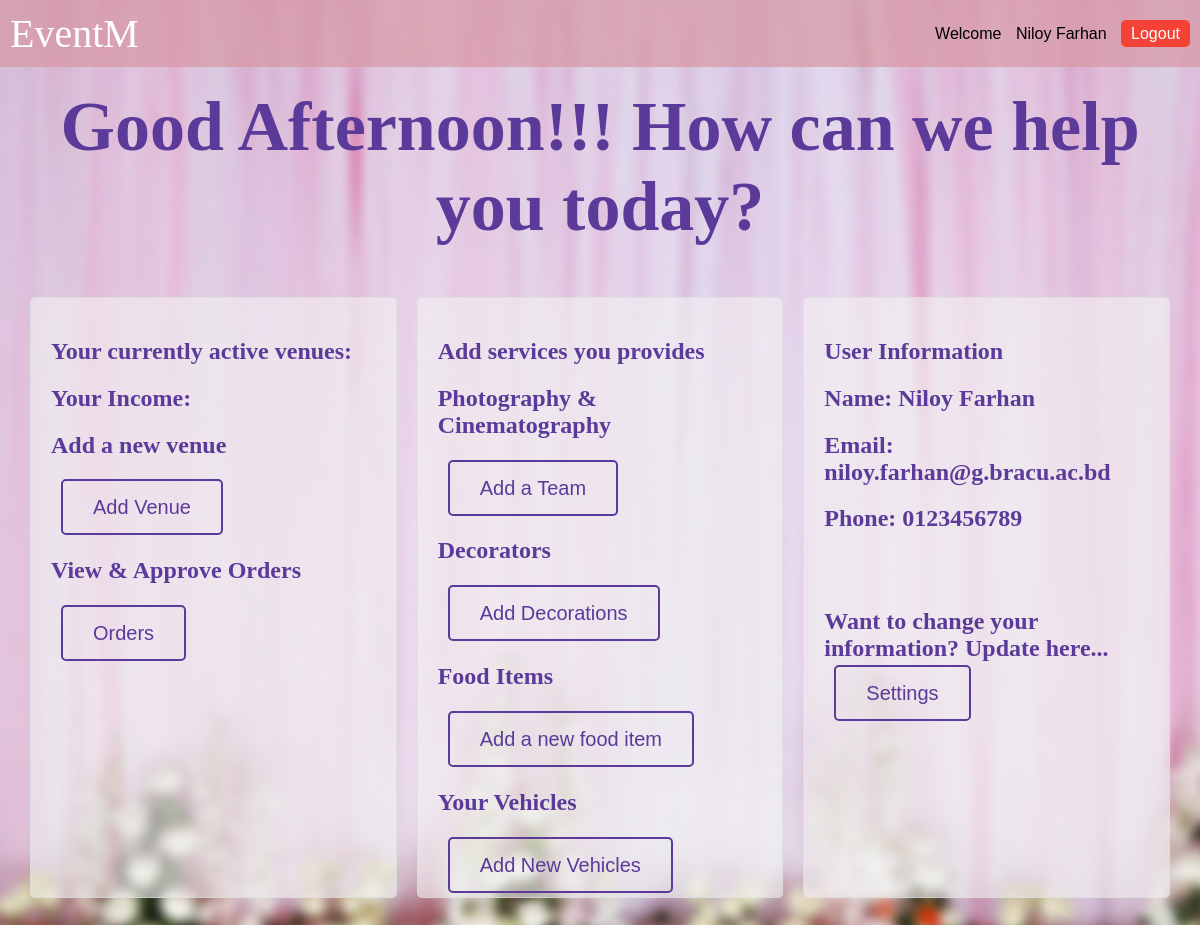
The page /odashboard.php (signed in) on the database its author committed.
### tables this page shows
CREATE TABLE `member` (
  `id` int(9) NOT NULL,
  `name` varchar(128) NOT NULL,
  `username` varchar(128) NOT NULL,
  `nid` int(16) DEFAULT NULL,
  `dob` date DEFAULT NULL,
  `email` varchar(128) NOT NULL,
  `password` varchar(128) NOT NULL,
  `contact` varchar(20) NOT NULL,
  `usertype` varchar(10) NOT NULL
);

### load_data.php (called while the page is built, shortened)
<?php
include("includes/connection.php");
$uname = $_SESSION['user'];
$query = "SELECT * FROM member WHERE username ='$uname'";
$res = mysqli_query($connect,$query);
$data = mysqli_fetch_array($res);
$name = $data[1];
$email = $data[5];
$phone = $data[7];
$currentTime = date('H:i:s');
if ($currentTime >= '06:00:00' && $currentTime < '12:00:00') {
    $welcome = 'Good Morning!';
} elseif ($currentTime >= '12:00:00' && $currentTime < '18:00:00') {
    $welcome = 'Good Afternoon!';
} else {
    $welcome = 'Good Evening!';
}
?>

### odashboard.php (the view, shortened to what this page needs)
<?php
include("load_data.php");
?>
<!DOCTYPE html>
<html lang="en">
<head>
</head>
<body background = 'img\eventM.jpg  '>
    <div class="top-bar">
    <div class =" eventm" align = 'left'> EventM </div>
    <div class="user-info">
            <span>Welcome</span>
            <span> <?php echo $name ?></span>
            <a href = 'logout.php' class="logout-btn"> Logout </a>
    </div>
    </div>
    <h2 align = center> <div class ="motto" > <?php echo $welcome ?>!! How can we help you today? </div> </h2>
    <div class="dashboard">
        <div class="info-panel">
            <h2>Your currently active venues:</h2>
            <h2>Your Income: </h2>
            <h2>Add a new venue</h2>
            <br>
            <a href="venuecreate.php" class="btn btn-login button2"> Add Venue</a>
            <br>
            <br>
            <h2> View & Approve Orders </h2>
            <br>
            <a href="venuebook.php" class="btn btn-login button2"> Orders</a>
        </div>
        <div class="info-panel">
            <h2> Add services you provides</h2>
            <h2> Photography & Cinematography </h2>
            <br>
            <a href="photography_create.php" class="btn btn-login button2">Add a Team</a>
            <br>
            <br>
            <h2> Decorators </h2>
            <br>
            <a href="decorator_create.php" class="btn btn-login button2">Add Decorations</a>
            <br>
            <br>
            <h2> Food Items </h2>
            <br>
            <a href="food_create.php" class="btn btn-login button2">Add a new food item</a>
            <br>
            <br>
            <h2> Your Vehicles </h2>
            <br>
            <a href="car_add.php" class="btn btn-login button2"> Add New Vehicles</a>
        </div>
        <div class="info-panel">
            <h2> User Information </h2>
            <h2> Name: <?php echo $name ?> </h2>
            <h2> Email: <?php echo $email ?> </h2>
            <h2> Phone: <?php echo $phone ?></h2>
            <br>
            <br>
            <h2>Want to change your information? Update here...</h2>
            <a href="settings.php" class="btn btn-login button2">Settings</a>
        </div>
    </div>
</body>
</html>

### odashboard.php (style rules this page uses)
body { font-family: Arial, sans-serif; margin: 0; padding: 0; }
.dashboard { display: flex; justify-content: space-between; padding: 20px; }
.info-panel { background-color: #f2f2f29b; border: 1px solid #dddddd9b; border-radius: 5px; padding: 20px; margin: 10px; flex: 1; text-align: left; }
h2 { color: #000000; }
.logout-btn { background-color: #f44336; color: #fff; border: none; border-radius: 5px; padding: 5px 10px; cursor: pointer; }
.btn { padding: 15px 30px; font-size: 20px; border: 2px solid transparent; border-radius: 5px; cursor: pointer; transition: background-color 0.3s, color 0.3s, border-color 0.3s; margin: 10px; background-color: transparent; color: #000; }
.btn-login { border-color: #5b3a9a; color: #5b3a9a; }
a { text-decoration: none; }
.eventm { font-size: 40px; color: #ffffff; font-family: Brush Script MT; }
.motto { font-size: 70px; color: #5b3a9a; font-family: Brush Script MT; }
.top-bar { background-color: rgba(215, 152, 163, 0.7); padding: 10px; display: flex; justify-content: space-between; align-items: center; }
.user-info { text-align: right; }
.user-info span { margin-right: 10px; }
h2 { font-family: 'Times New Roman'; color :#5b3a9a; }

### rows shown on the page
member: name "Niloy Farhan", email "niloy.farhan@g.bracu.ac.bd", contact "0123456789"

### other values the page prints
$welcome "Good Afternoon!"
